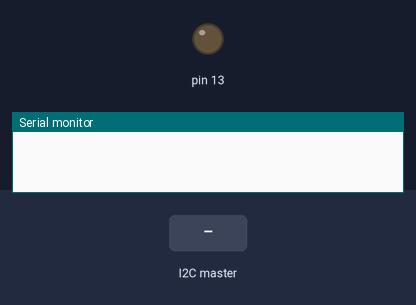
A sketch run on a simulated Arduino Uno, built with avr-gcc and run on an emulated ATmega328P. Parts: output pins drawn as LEDs (lit = HIGH), the last lines printed to the serial monitor. The inputs (shaded band) are chosen by the test bench.

Above: at 1.2 s.
1.3 s: the I2C master sends "A"
At 1.6 s:
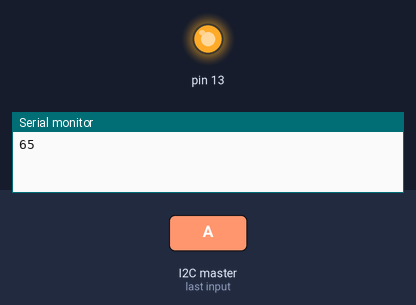
Timing chart, 0 to 4.3 s (numbered marks = the images above; inputs shaded):
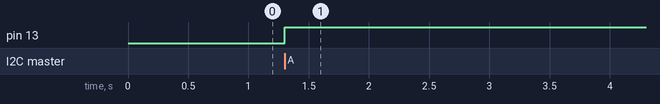

Measured:
- after the input at 1.3 s, pin 13: LOW → HIGH at once

The sketch:

Arduino.ino
```cpp
//This code goes to Arduino
#include <Wire.h>

void setup() {
 Wire.begin(8);                /* join i2c bus with address 8 */
 Wire.onReceive(receiveEvent); /* register receive event */
 //Wire.onRequest(requestEvent); /* register request event */
 Serial.begin(9600);           /* start serial for debug */
 pinMode(13, OUTPUT);
 digitalWrite(13, LOW);
}

void loop() {
}

// function that executes whenever data is received from master
void receiveEvent(int howMany) {
 while (0 <Wire.available()) {
    int c = Wire.read();      /* receive byte as a character */
    Serial.print(c);/* print the character */
    if(c==65)
    {
     digitalWrite(13, HIGH);   // turn the LED on (HIGH is the voltage level)
    }
    else if(c==60)
    {
    digitalWrite(13,LOW);
    }
  }
 Serial.println();             /* to newline */
}
//// function that executes whenever data is requested from master
//void requestEvent() {
// Wire.write("Hello NodeMCU");  /*send string on request */
//}
```
